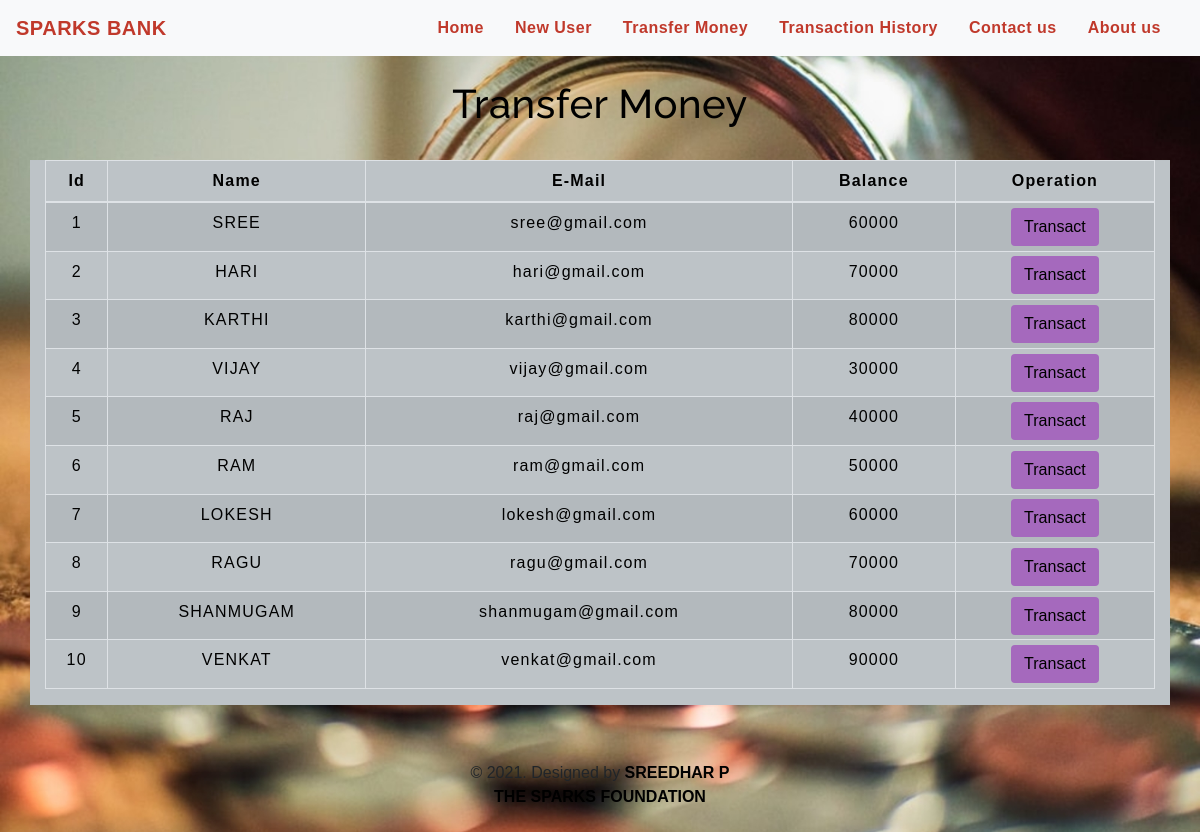
The app's page /transfermoney.php with its own data.
### tables this page shows
CREATE TABLE `users` (
  `id` int(3) NOT NULL,
  `name` text NOT NULL,
  `email` varchar(30) NOT NULL,
  `balance` int(8) NOT NULL
);

### transfermoney.php (the view, shortened to what this page needs)
<!DOCTYPE html>
<html lang="en">
<head>
    <link rel="stylesheet" href="https://maxcdn.bootstrapcdn.com/bootstrap/4.0.0/css/bootstrap.min.css">
    <link rel="stylesheet" type="text/css" href="css/table.css">
    <link rel="stylesheet" type="text/css" href="css/navbar.css">
</head>
<body style= "background-image: url('img/bg3.jpg');background-position: center;
background-repeat: no-repeat;
background-size: cover;">
<?php
    include 'config.php';
    $sql = "SELECT * FROM users";
    $result = mysqli_query($conn,$sql);
?>
<?php
  include 'navbar.php';
?>
<div class="container" >
        <h2 class="text-center pt-4" style="color : black;" >Transfer Money</h2>
        <br>
            <div class="row" style="background-color : #BDC3C7;">
                <div class="col" style="background-color : #BDC3C7;">
                    <div class="table-responsive-sm">
                    <table class="table table-hover table-sm table-striped table-condensed table-bordered" style="border-color:black;">
                        <thead style="color : black;">
                            <tr>
                            <th scope="col" class="text-center py-2">Id</th>
                            <th scope="col" class="text-center py-2">Name</th>
                            <th scope="col" class="text-center py-2">E-Mail</th>
                            <th scope="col" class="text-center py-2">Balance</th>
                            <th scope="col" class="text-center py-2">Operation</th>
                            </tr>
                        </thead>
                        <tbody>
                <?php
                    while($rows=mysqli_fetch_assoc($result)){
                ?>
                    <tr style="color : black;">
                        <td class="py-2"><?php echo $rows['id'] ?></td>
                        <td class="py-2"><?php echo $rows['name']?></td>
                        <td class="py-2"><?php echo $rows['email']?></td>
                        <td class="py-2"><?php echo $rows['balance']?></td>
                        <td><a href="selecteduserdetail.php?id= <?php echo $rows['id'] ;?>"> <button type="button" class="btn" style="background-color : #A569BD;">Transact</button></a></td>
                    </tr>
                <?php
                    }
                ?>
                        </tbody>
                    </table>
                    </div>
                </div>
            </div>
         </div>
         <footer class="text-center mt-5 py-2">
            <p>&copy 2021. Designed by <b><a href="https://www.linkedin.com/in/sreedhar-p-05b7771a8/" style="color : black;">SREEDHAR P</a></b>
		<br><b><a href="https://www.thesparksfoundationsingapore.org/" style="color : black;">THE SPARKS FOUNDATION</a></b></p>
        </footer>
</body>
</html>

### navbar.php (shortened to what this page needs)
 <nav class="navbar navbar-expand-md navbar-light bg-light">
 <a class="navbar-brand" href="index.php" style="color : #C0392B;"><b>SPARKS BANK</b></a>
 <div class="collapse navbar-collapse" id="collapsibleNavbar">
       <ul class="navbar-nav ml-auto">
         <li class="nav-item">
           <a class="nav-link" href="index.php" style="color : #C0392B;"><b>Home</b></a>
         </li>
         <li class="nav-item">
           <a class="nav-link" href="createuser.php" style="color : #C0392B;"><b>New User</b></a>
         </li>
         <li class="nav-item">
           <a class="nav-link" href="transfermoney.php" style="color : #C0392B; "><b>Transfer Money</b></a>
         </li>
         <li class="nav-item">
           <a class="nav-link" href="transactionhistory.php" style="color : #C0392B;"><b>Transaction History</b></a>
         </li>
<li class="nav-item">
           <a class="nav-link" href="contact.php" style="color : #C0392B; "><b>Contact us</b></a>
         </li>
 <li class="nav-item">
           <a class="nav-link" href="about.php" style="color : #C0392B;"><b>About us</b></a>
         </li>
     </div>
  </nav>

### css/table.css (style rules this page uses)
* { padding: 0; margin: 0; box-sizing: border-box; font-family: sans-serif; }
h2 { font-size: 40px; }
table { letter-spacing: 1.2px; }
td { text-align: center; }
button { border:none; background: #d9d9d9; transition: 1s; }

### css/navbar.css (style rules this page uses)
.nav-link { margin-right: 15px; color:#2F363F; letter-spacing: 0.5px; transition: 0.5s; }
.navbar-brand { color: #4C4B4B; letter-spacing: 0.5px; }
h2 { color: #4C4B4B; letter-spacing: 0.5px; font-family: raleway; }

### transfermoney.php (style rules this page uses)
button { transition: 1.5s; }

### records on screen
users: id "1", name "SREE", email "sree@gmail.com", balance "60000"
users: id "2", name "HARI", email "hari@gmail.com", balance "70000"
users: id "3", name "KARTHI", email "karthi@gmail.com", balance "80000"
users: id "4", name "VIJAY", email "vijay@gmail.com", balance "30000"
users: id "5", name "RAJ", email "raj@gmail.com", balance "40000"
users: id "6", name "RAM", email "ram@gmail.com", balance "50000"
users: id "7", name "LOKESH", email "lokesh@gmail.com", balance "60000"
users: id "8", name "RAGU", email "ragu@gmail.com", balance "70000"
users: id "9", name "SHANMUGAM", email "shanmugam@gmail.com", balance "80000"
users: id "10", name "VENKAT", email "venkat@gmail.com", balance "90000"
